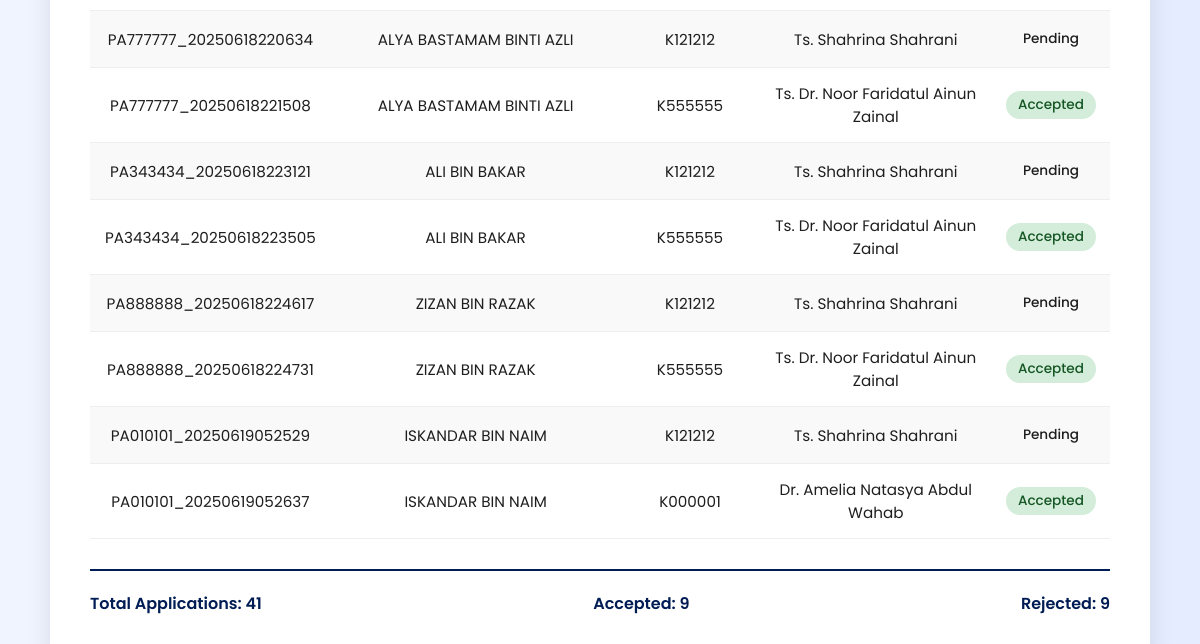
Page /view-permohonan/ (lower part) on the earlier database version.
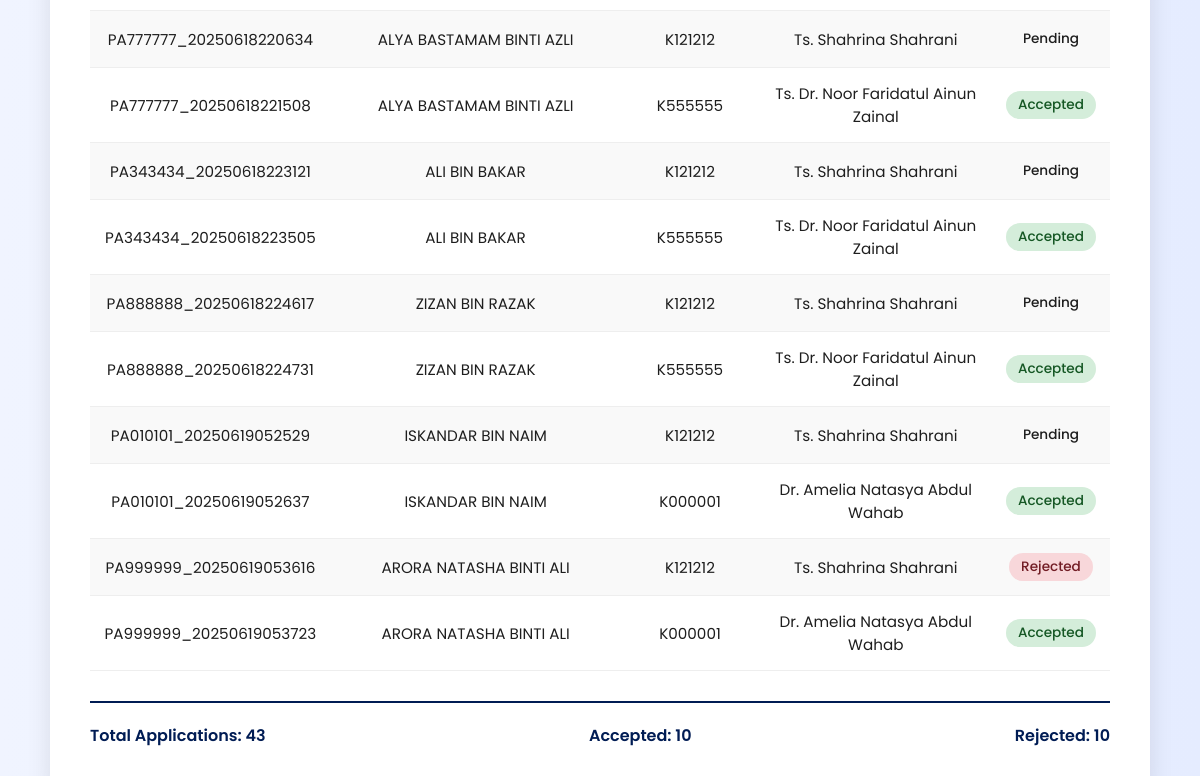
Same page on the later database version.
### SVFINDER/models.py (models this page shows)
class Penyelia(models.Model):
    id_penyelia = models.CharField(max_length=30, primary_key=True)
    nama_penyelia = models.CharField(max_length=255)
    email_penyelia = models.EmailField(max_length=255)
    no_penyelia = models.CharField(max_length=15)
    category_penyelia = models.CharField(max_length=255)  # Changed from 'program_penyelia' to 'category_penyelia'
    katalaluan_penyelia = models.CharField(max_length=255)
    kepakaran_penyelia = models.CharField(max_length=255)
    gambar_penyelia = models.ImageField(upload_to='penyelia/', null=True, blank=True)
    id_admin = models.ForeignKey('AdminSistem', on_delete=models.CASCADE, null=True, blank=True)
    bilik_penyelia = models.CharField(max_length=255, null=True, blank=True)  # Make it nullable
    bio_penyelia = models.CharField(max_length=3000, null=True, blank=True)
    academic_penyelia = models.CharField(max_length=255, null=True, blank=True)  # New field for academic info

class Permohonan(models.Model):
    id_permohonan = models.CharField(max_length=30 , primary_key=True)
    id_pelajar = models.ForeignKey(Pelajar, on_delete=models.CASCADE)
    id_penyelia = models.ForeignKey (Penyelia, on_delete=models.CASCADE)  # fixed typo here
    tarikh_permohonan= models.DateField ()
    sinopsis = models.FileField(upload_to='sinopsis/', validators=[FileExtensionValidator(allowed_extensions=['pdf', 'docx', 'txt'])])

class Pelajar(models.Model):
    user = models.OneToOneField(User, on_delete=models.CASCADE, null=True, blank=True)
    id_pelajar = models.CharField(max_length=30, primary_key=True)
    nama_pelajar = models.CharField(max_length=255)
    email_pelajar = models.EmailField(max_length=255)
    no_pelajar = models.CharField(max_length=15)
    katalaluan_pelajar = models.CharField(max_length=30)
    program_pelajar = models.CharField(max_length=255)
    gambar_pelajar = models.ImageField(upload_to='pelajar/', null=True, blank=True)  # <-- Added here
    id_admin = models.ForeignKey('AdminSistem', on_delete=models.CASCADE, null=True, blank=True)

class Status(models.Model):
    id_status = models.CharField(max_length=30 , primary_key=True)
    id_permohonan = models.ForeignKey(Permohonan, on_delete=models.CASCADE)
    status = models.CharField(max_length=70)
    ulasan = models.CharField(max_length=3000)
    tarikh_kemaskini_status = models.DateField()

### SVFINDER/views.py (the view)
# urls.py: path('view-permohonan/', views.view_permohonan, name='viewpermohonan'),
def view_permohonan(request):
    status_filter = request.GET.get('status')
    permohonans_base = Permohonan.objects.all()
    data = []
    for permohonan in permohonans_base:
        status_obj = Status.objects.filter(id_permohonan=permohonan).last()
        status = status_obj.status if status_obj else 'Pending'
        if status_filter and status != status_filter:
            continue
        nama_pelajar = permohonan.id_pelajar.nama_pelajar if hasattr(permohonan, 'id_pelajar') else 'Unknown'
        nama_penyelia = permohonan.id_penyelia.nama_penyelia if hasattr(permohonan, 'id_penyelia') else 'Unknown'
        data.append({
            'id_permohonan': permohonan.id_permohonan,
            'id_penyelia': permohonan.id_penyelia.id_penyelia if hasattr(permohonan.id_penyelia, 'id_penyelia') else 'Unknown',
            'nama_pelajar': nama_pelajar,
            'nama_penyelia': nama_penyelia,
            'status': status,
        })
    count_accepted = sum(1 for d in data if d['status'] == "Accepted")
    count_rejected = sum(1 for d in data if d['status'] == "Rejected")
    total_permohonan = len(data)
    context = {
        'permohonans': data,
        'count_accepted': count_accepted,
        'count_rejected': count_rejected,
        'total_permohonan': total_permohonan,
        'selected_status': status_filter
    }
    return render(request, 'viewpermohonan.html', context)

### SVFINDER/templates/viewpermohonan.html (shortened to what this page needs)
{% load static %}
<!DOCTYPE html>
<html lang="en">
<head>
</head>
<body>
  <div class="container">
    <table>
      <tbody>
        {% for permohonan in permohonans %}
        <tr>
          <td data-label="Application ID">{{ permohonan.id_permohonan }}</td>
          <td data-label="Student Name">{{ permohonan.nama_pelajar }}</td>
          <td data-label="Supervisor ID">{{ permohonan.id_penyelia }}</td>
          <td data-label="Supervisor Name">{{ permohonan.nama_penyelia }}</td>
          <td data-label="Status">
            <span class="status-badge status-{{ permohonan.status }}">{{ permohonan.status }}</span>
          </td>
        </tr>
        {% empty %}
        <tr>
          <td colspan="5">No applications found.</td>
        </tr>
        {% endfor %}
      </tbody>
    </table>
    <div class="summary">
      {% if selected_status == "Accepted" %}
        <div>Total Accepted: {{ count_accepted }}</div>
      {% elif selected_status == "Rejected" %}
        <div>Total Rejected: {{ count_rejected }}</div>
      {% else %}
        <div>Total Applications: {{ total_permohonan }}</div>
        <div>Accepted: {{ count_accepted }}</div>
        <div>Rejected: {{ count_rejected }}</div>
      {% endif %}
    </div>
  </div>
</body>
</html>

Differences in the rows shown:
added Permohonan: id_permohonan "PA999999_20250619053616"
added Pelajar: nama_pelajar "ARORA NATASHA BINTI ALI" "ARORA NATASHA BINTI ALI"
added Status: status "Rejected"
added Permohonan: id_permohonan "PA999999_20250619053723"
added Status: status "Accepted"
Other differences:
{{ total_permohonan }}: "41" → "43"
{{ count_accepted }}: "9" → "10"
{{ count_rejected }}: "9" → "10"
new list line: "K121212 Ts. Shahrina Shahrani"
new list line: "K000001 Dr. Amelia Natasya Abdul Wahab"
